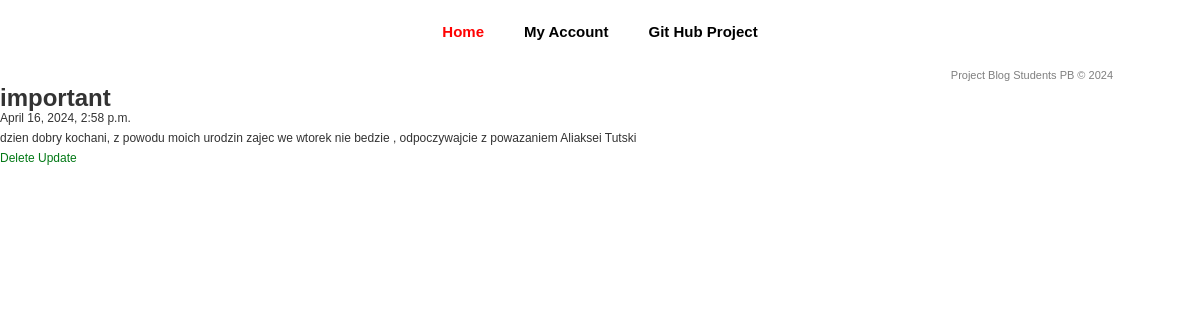
The app's page /posts/2, older data.
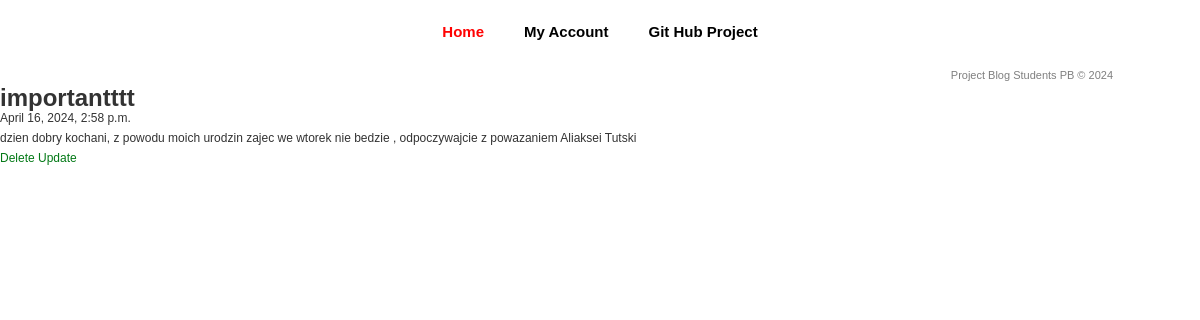
The same page, newer data.
### news/models.py (models this page shows, shortened)
class Articles(models.Model):
    title = models.CharField('НАЗВАНИЕ', max_length=50)
    anons = models.CharField('АНОНС', max_length=250)
    full_text = models.TextField('СТАТЬЯ')
    date = models.DateTimeField('ДАТА ПУБЛИКАЦИИ')
    class Meta:
        verbose_name = 'Post'
        verbose_name_plural = 'Posts'

### news/views.py (the view)
# urls.py: path('<int:pk>', views.PostDetailView.as_view(), name='news-detail'),
class PostDetailView(DetailView):
    model = Articles
    template_name = 'news/details_view.html'
    context_object_name = 'article'

### news/templates/news/details_view.html (shortened to what this page needs)
{% load static %}
<html>
<head>
	<link rel="stylesheet" href="{% static '/css/style.css' %}" type="text/css" media="all" />
</head>
<body>
<div class="shell">
	<div class="border">
		<div id="navigation">
			<ul>
			    <li><a href="/" class="active">Home</a></li>
			    <li><a href="/admin">My account</a></li>
                <li><a href="https://github.com/Vasiukhnevich/BlogStudentsPB">Git Hub Project</a></li>
			</ul>
		</div>
	</div>
	<div id="footer">
		<p class="copy right">Project Blog Students PB &copy;  2024 </p>
	</div>
</div>
<div class = "features">
    <h1>{{ article.title }}</h1>
    <p>{{ article.date }}</p>
    <p>{{ article.full_text }}</p>
    <a href="{% url 'news-delete' article.id %}" class="btn btn-danger">Delete</a>
    <a href="{% url 'news-update' article.id %}" class="btn btn-info">Update</a>
</div>
</body>
</html>

Row changes from the older to the newer data that the page shows:
changed Articles: title "important" → "importantttt"
